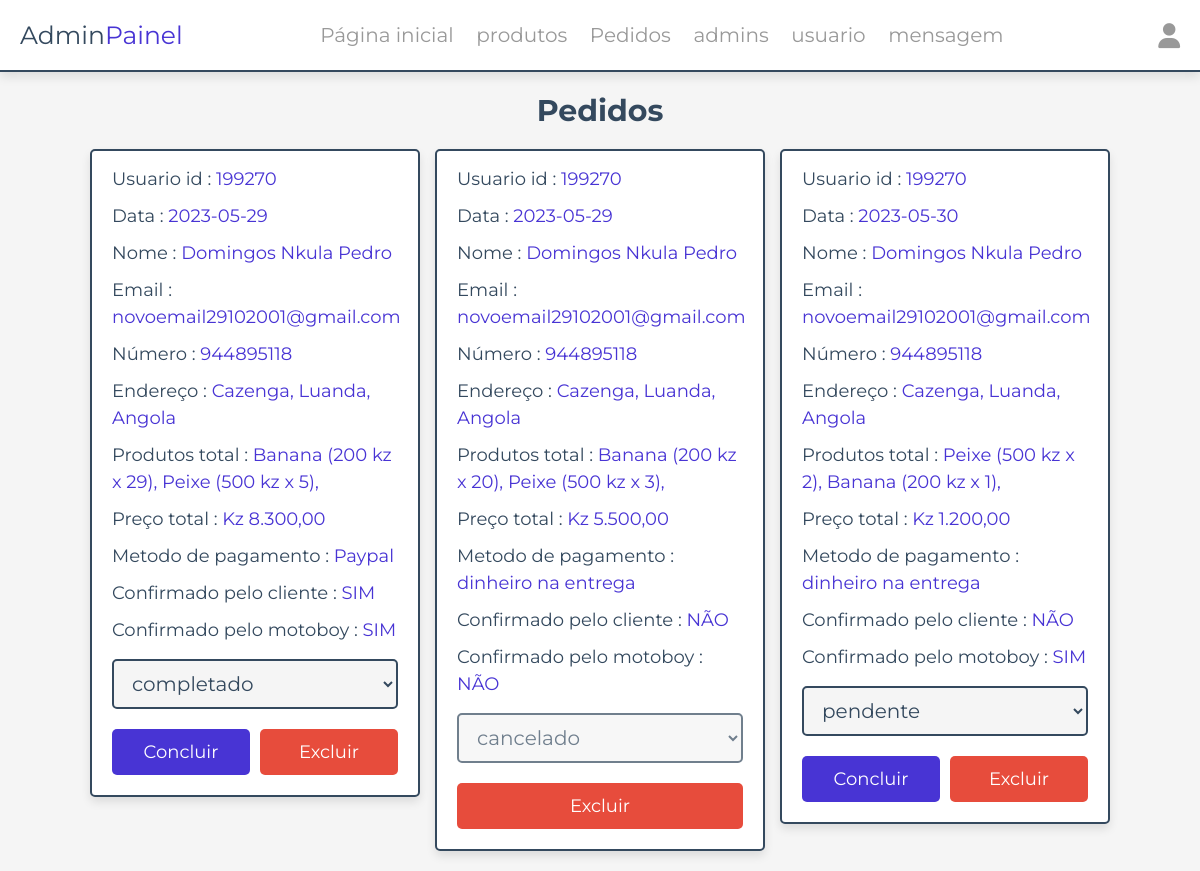
Before: /admin/ordem_pedido.php (signed in) with the older database file.
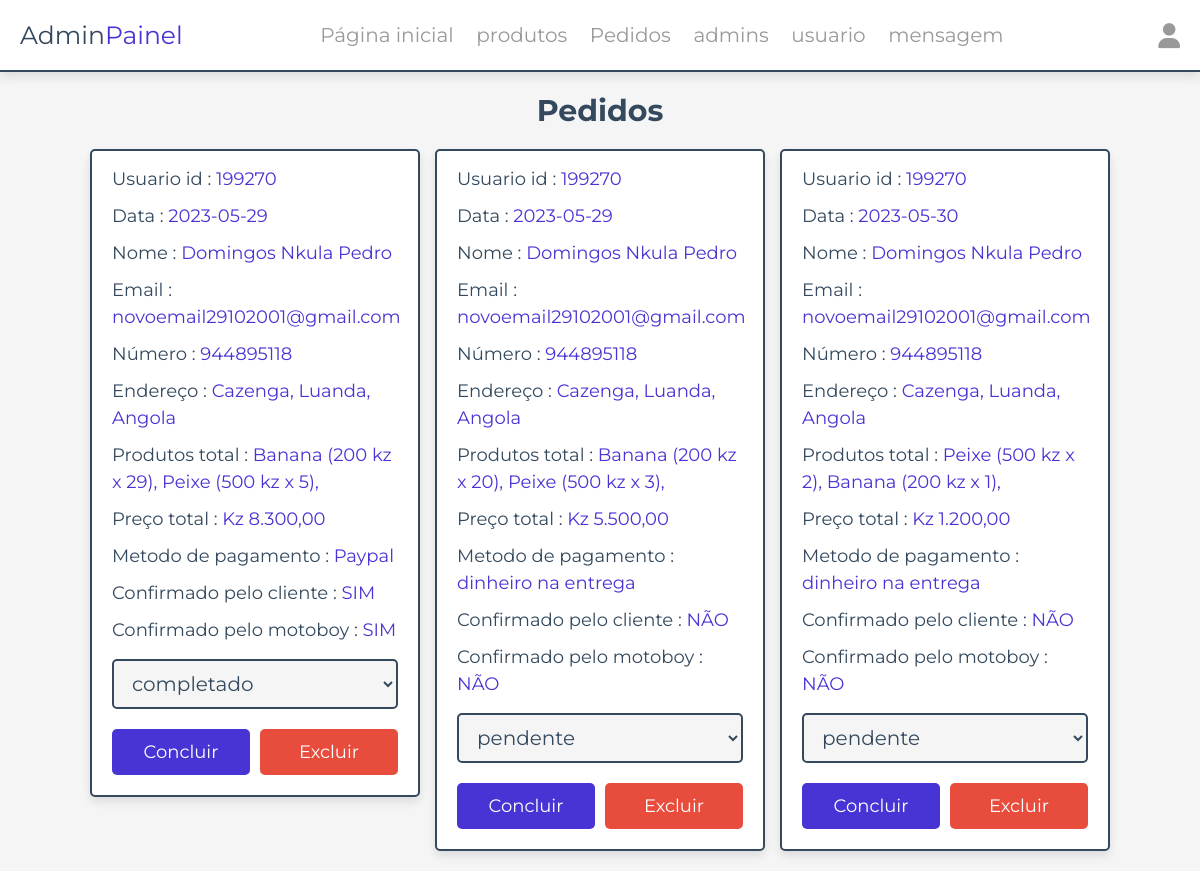
After: the same page with the newer database file.
### tables this page shows
CREATE TABLE `pedidos` (
  `id` varchar(255) NOT NULL,
  `user_id` int(100) NOT NULL,
  `nome` varchar(20) NOT NULL,
  `contacto` varchar(10) NOT NULL,
  `email` varchar(50) NOT NULL,
  `metodo` varchar(50) NOT NULL,
  `endereço` varchar(500) NOT NULL,
  `total_produtos` text NOT NULL,
  `total_preço` int(100) NOT NULL,
  `data` date NOT NULL DEFAULT current_timestamp(),
  `estado_pagamento` varchar(20) NOT NULL DEFAULT '1',
  `confirmacao_cliente` varchar(20) DEFAULT 'false',
  `confirmacao_motoboy` varchar(20) DEFAULT 'false',
  PRIMARY KEY (`id`)
);

### functions/pegarEstado.php (called while the page is built, shortened)
<?php
function pegarEstado($numero_do_estado){
    if($numero_do_estado == '0'):
        return "cancelado";
    endif;
    if($numero_do_estado == '1'):
        return "pendente";
    endif;
    if($numero_do_estado == '3'):
        return "completado";
    endif;
}

### admin/ordem_pedido.php (the view, shortened to what this page needs)
<?php
include __DIR__ . './../components/connect.php';
include_once __DIR__ . './../functions/pegarEstado.php';
if(isset($_GET['filter'])){
   $id_filter = $_GET['filter'];
   if($id_filter == "all"){
      $sql = $conn->prepare("SELECT * FROM pedidos");
      $sql->execute();
      if($sql->rowCount() > 0){
         $dados_filtrados = $sql->fetchAll(PDO::FETCH_ASSOC);
      } else {
         $dados_filtrados = false;
      }
   } else {
      $sql = $conn->prepare("SELECT * FROM pedidos WHERE estado_pagamento = ?");
      $sql->execute([$id_filter]);
      if($sql->rowCount() > 0){
         $dados_filtrados = $sql->fetchAll(PDO::FETCH_ASSOC);
      } else {
         $dados_filtrados = false;
      }
   }
} else {
   $sql = $conn->prepare("SELECT * FROM pedidos");
   $sql->execute();
   if($sql->rowCount() > 0){
      $dados_filtrados = $sql->fetchAll(PDO::FETCH_ASSOC);
   }
    else {
      $dados_filtrados = false;
   }
}
?>
<!DOCTYPE html>
<html lang="pt-br">
<head>
   <link rel="stylesheet" href="https://cdnjs.cloudflare.com/ajax/libs/font-awesome/6.1.1/css/all.min.css">
   <link rel="stylesheet" href="../css/admin_style.css">
</head>
<body>
<?php include '../components/admin_cabeçalho.php' ?>
<section class="placed-orders">
   <h1 class="heading">Pedidos</h1>
   <div class="box-container">
   <?php
      if(!$dados_filtrados):
         echo "<p class='empty'>Nenhum dado encontrado!</p>";
      else:
      foreach ($dados_filtrados as $dados):
         $all_produts = json_decode($dados['total_produtos'], true);
   ?>
   <div class="box">
      <p> Usuario id : <span><?= $dados['user_id']; ?></span> </p>
      <p> Data : <span><?= $dados['data']; ?></span> </p>
      <p> Nome : <span><?= $dados['nome']; ?></span> </p>
      <p> Email : <span><?= $dados['email']; ?></span> </p>
      <p> Número : <span><?= $dados['contacto']; ?></span> </p>
      <p> Endereço : <span><?= $dados['endereço']; ?></span> </p>
      <p> Produtos total : <span>
      <?php
            foreach($all_produts as $product):
               $produto = $product['pedido'];
               echo "{$produto['nome']} ({$produto['preco']} kz x {$produto['qntd']}), \n";
            endforeach;
      ?>
      </span> </p>
      <p> Preço total : <span>Kz <?= number_format($dados['total_preço'], 2, ",", ".") ; ?></span> </p>
      <p> Metodo de pagamento : <span><?= $dados['metodo']; ?></span> </p>
      <p> Confirmado pelo cliente : <span><?= $dados['confirmacao_cliente'] == 'true' ? 'SIM' : 'NÃO'; ?></span> </p>
      <p> Confirmado pelo motoboy : <span><?= $dados['confirmacao_motoboy'] == 'true' ? 'SIM' : 'NÃO'; ?></span> </p>
      <form action="" method="POST">
         <select <?= $dados['estado_pagamento'] == '0' ? 'disabled' : ''; ?> name="payment_status" class="drop-down">
            <option selected disabled value="<?= $dados['estado_pagamento']; ?>">
               <?= pegarEstado($dados['estado_pagamento']); ?>
            </option>
         </select>
         <div class="flex-btn">
            <?=
               $dados['estado_pagamento'] != '0'
                  ? "<input type='submit' value='concluir' class='btn' name='update_payment'>"
                  : '';
            ?>
            <a href="ordem_pedido.php?delete=<?= $dados['id']; ?>" class="delete-btn" onclick="return confirm('pretende eliminar este pedido?');">excluir</a>
         </div>
      </form>
   </div>
      <?php
         endforeach;
         endif;
      ?>
   </div>
</section>
</body>
</html>

Changed rows visible on the page:
changed pedidos (number 2 of 3 on the later page): payment_status "cancelado" → "pendente"; update_payment (not shown) → "concluir"
changed pedidos (number 3 of 3 on the later page): confirmacao_motoboy "SIM" → "NÃO"
